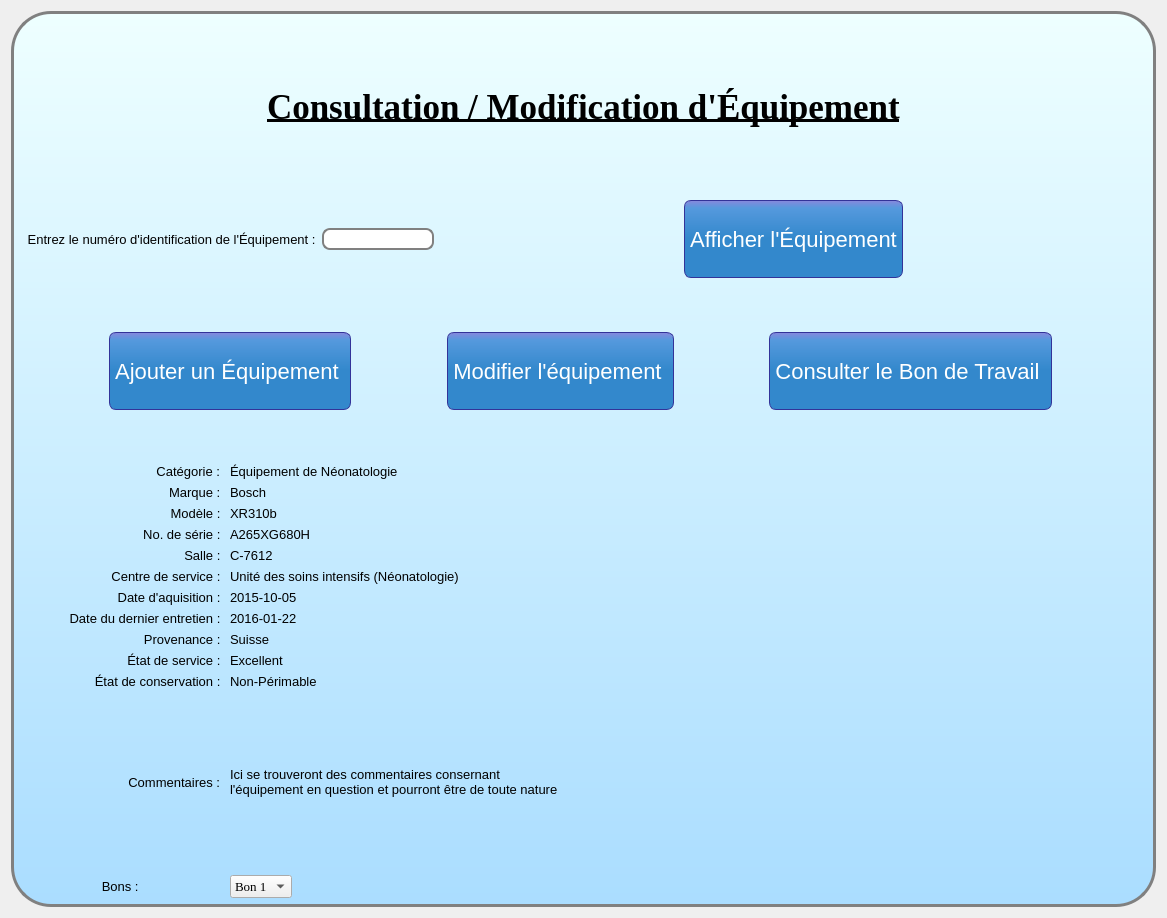
<?xml version="1.0" encoding="UTF-8"?>
<ui version="4.0">
 <class>BackgroundFrame</class>
 <widget class="QWidget" name="BackgroundFrame">
  <property name="geometry">
   <rect>
    <x>0</x>
    <y>0</y>
    <width>1167</width>
    <height>918</height>
   </rect>
  </property>
  <property name="windowTitle">
   <string>Form</string>
  </property>
  <property name="styleSheet">
   <string notr="true"/>
  </property>
  <layout class="QGridLayout" name="gridLayout">
   <item row="0" column="0">
    <widget class="QWidget" name="MainFrame" native="true">
     <property name="styleSheet">
      <string notr="true">#ConsultationEquip {
background: gray;
}

#MainFrame {
border: 3px solid gray;
border-radius: 40px;
background: QLinearGradient(x1: 0, y1: 0, x2: 0, y2: 1, stop: 0 #eff, stop: 1 #adf);
}
QLineEdit {
padding: 1px;
border-style: solid;
border: 2px solid gray;
border-radius: 8px;
min-width: 50px
}

QPushButton {
color: white;
background-color: QLinearGradient( x1: 0, y1: 0, x2: 0, y2: 1, stop: 0 #88d, stop: 0.1 #59d, stop: 0.49 #38c);
border-width: 1px;
border-color: #339;
border-style: solid;
border-radius: 7;
padding: 3px;
font-size: 22px;
font-police: Times New Roman;
padding-left: 5px;
padding-right: 5px;
min-width: 100px;
max-width: 330px;
min-height: 70px;
max-height: 70px;
}</string>
     </property>
     <layout class="QGridLayout" name="gridLayout_2">
      <item row="0" column="0" colspan="3">
       <layout class="QHBoxLayout" name="horizontalLayout">
        <item>
         <spacer name="horizontalSpacer">
          <property name="orientation">
           <enum>Qt::Horizontal</enum>
          </property>
          <property name="sizeHint" stdset="0">
           <size>
            <width>40</width>
            <height>20</height>
           </size>
          </property>
         </spacer>
        </item>
        <item>
         <widget class="QLabel" name="label">
          <property name="font">
           <font>
            <family>Times New Roman</family>
            <pointsize>26</pointsize>
            <weight>75</weight>
            <italic>false</italic>
            <bold>true</bold>
            <underline>true</underline>
           </font>
          </property>
          <property name="text">
           <string>Consultation / Modification d'Équipement</string>
          </property>
         </widget>
        </item>
        <item>
         <spacer name="horizontalSpacer_2">
          <property name="orientation">
           <enum>Qt::Horizontal</enum>
          </property>
          <property name="sizeHint" stdset="0">
           <size>
            <width>40</width>
            <height>20</height>
           </size>
          </property>
         </spacer>
        </item>
       </layout>
      </item>
      <item row="1" column="0" colspan="2">
       <layout class="QHBoxLayout" name="horizontalLayout_3">
        <item>
         <widget class="QLabel" name="label_6">
          <property name="font">
           <font>
            <pointsize>10</pointsize>
           </font>
          </property>
          <property name="text">
           <string>  Entrez le numéro d'identification de l'Équipement :</string>
          </property>
          <property name="alignment">
           <set>Qt::AlignCenter</set>
          </property>
         </widget>
        </item>
        <item>
         <widget class="QLineEdit" name="lineEdit"/>
        </item>
       </layout>
      </item>
      <item row="1" column="2">
       <layout class="QHBoxLayout" name="horizontalLayout_2">
        <item>
         <spacer name="horizontalSpacer_7">
          <property name="orientation">
           <enum>Qt::Horizontal</enum>
          </property>
          <property name="sizeHint" stdset="0">
           <size>
            <width>40</width>
            <height>20</height>
           </size>
          </property>
         </spacer>
        </item>
        <item>
         <widget class="QPushButton" name="pushButton_4">
          <property name="font">
           <font>
            <pointsize>-1</pointsize>
           </font>
          </property>
          <property name="text">
           <string>Afficher l'Équipement</string>
          </property>
          <property name="icon">
           <iconset>
            <normaloff>Refresh2.png</normaloff>Refresh2.png</iconset>
          </property>
          <property name="iconSize">
           <size>
            <width>60</width>
            <height>60</height>
           </size>
          </property>
         </widget>
        </item>
        <item>
         <spacer name="horizontalSpacer_8">
          <property name="orientation">
           <enum>Qt::Horizontal</enum>
          </property>
          <property name="sizeHint" stdset="0">
           <size>
            <width>40</width>
            <height>20</height>
           </size>
          </property>
         </spacer>
        </item>
       </layout>
      </item>
      <item row="2" column="0" colspan="3">
       <layout class="QHBoxLayout" name="horizontalLayout_4">
        <item>
         <spacer name="horizontalSpacer_3">
          <property name="orientation">
           <enum>Qt::Horizontal</enum>
          </property>
          <property name="sizeHint" stdset="0">
           <size>
            <width>40</width>
            <height>20</height>
           </size>
          </property>
         </spacer>
        </item>
        <item>
         <widget class="QPushButton" name="pushButton_8">
          <property name="font">
           <font>
            <pointsize>-1</pointsize>
           </font>
          </property>
          <property name="text">
           <string>Ajouter un Équipement </string>
          </property>
          <property name="icon">
           <iconset>
            <normaloff>Add-icon.png</normaloff>Add-icon.png</iconset>
          </property>
          <property name="iconSize">
           <size>
            <width>60</width>
            <height>60</height>
           </size>
          </property>
         </widget>
        </item>
        <item>
         <spacer name="horizontalSpacer_5">
          <property name="orientation">
           <enum>Qt::Horizontal</enum>
          </property>
          <property name="sizeHint" stdset="0">
           <size>
            <width>40</width>
            <height>20</height>
           </size>
          </property>
         </spacer>
        </item>
        <item>
         <widget class="QPushButton" name="pushButton_9">
          <property name="font">
           <font>
            <pointsize>-1</pointsize>
           </font>
          </property>
          <property name="text">
           <string>Modifier l'équipement </string>
          </property>
          <property name="icon">
           <iconset>
            <normaloff>Modify-icon.png</normaloff>Modify-icon.png</iconset>
          </property>
          <property name="iconSize">
           <size>
            <width>60</width>
            <height>60</height>
           </size>
          </property>
         </widget>
        </item>
        <item>
         <spacer name="horizontalSpacer_6">
          <property name="orientation">
           <enum>Qt::Horizontal</enum>
          </property>
          <property name="sizeHint" stdset="0">
           <size>
            <width>40</width>
            <height>20</height>
           </size>
          </property>
         </spacer>
        </item>
        <item>
         <widget class="QPushButton" name="pushButton_10">
          <property name="font">
           <font>
            <pointsize>-1</pointsize>
           </font>
          </property>
          <property name="text">
           <string>Consulter le Bon de Travail </string>
          </property>
          <property name="icon">
           <iconset>
            <selectedon>view-icon2.png</selectedon>
           </iconset>
          </property>
          <property name="iconSize">
           <size>
            <width>60</width>
            <height>60</height>
           </size>
          </property>
         </widget>
        </item>
        <item>
         <spacer name="horizontalSpacer_4">
          <property name="orientation">
           <enum>Qt::Horizontal</enum>
          </property>
          <property name="sizeHint" stdset="0">
           <size>
            <width>40</width>
            <height>20</height>
           </size>
          </property>
         </spacer>
        </item>
        <item>
         <widget class="QFrame" name="frame">
          <property name="frameShape">
           <enum>QFrame::StyledPanel</enum>
          </property>
          <property name="frameShadow">
           <enum>QFrame::Raised</enum>
          </property>
         </widget>
        </item>
       </layout>
      </item>
      <item row="3" column="0">
       <layout class="QVBoxLayout" name="verticalLayout">
        <item alignment="Qt::AlignRight">
         <widget class="QLabel" name="label_5">
          <property name="font">
           <font>
            <pointsize>10</pointsize>
           </font>
          </property>
          <property name="text">
           <string>Catégorie : </string>
          </property>
          <property name="alignment">
           <set>Qt::AlignCenter</set>
          </property>
         </widget>
        </item>
        <item alignment="Qt::AlignRight">
         <widget class="QLabel" name="label_28">
          <property name="font">
           <font>
            <pointsize>10</pointsize>
           </font>
          </property>
          <property name="text">
           <string>Marque : </string>
          </property>
          <property name="alignment">
           <set>Qt::AlignCenter</set>
          </property>
         </widget>
        </item>
        <item>
         <widget class="QLabel" name="label_32">
          <property name="font">
           <font>
            <pointsize>10</pointsize>
           </font>
          </property>
          <property name="text">
           <string>Modèle : </string>
          </property>
          <property name="alignment">
           <set>Qt::AlignRight|Qt::AlignTrailing|Qt::AlignVCenter</set>
          </property>
         </widget>
        </item>
        <item>
         <widget class="QLabel" name="label_30">
          <property name="font">
           <font>
            <pointsize>10</pointsize>
           </font>
          </property>
          <property name="text">
           <string>No. de série : </string>
          </property>
          <property name="alignment">
           <set>Qt::AlignRight|Qt::AlignTrailing|Qt::AlignVCenter</set>
          </property>
         </widget>
        </item>
        <item>
         <widget class="QLabel" name="label_31">
          <property name="font">
           <font>
            <pointsize>10</pointsize>
           </font>
          </property>
          <property name="text">
           <string>Salle : </string>
          </property>
          <property name="alignment">
           <set>Qt::AlignRight|Qt::AlignTrailing|Qt::AlignVCenter</set>
          </property>
         </widget>
        </item>
        <item>
         <widget class="QLabel" name="label_33">
          <property name="font">
           <font>
            <pointsize>10</pointsize>
           </font>
          </property>
          <property name="text">
           <string>Centre de service : </string>
          </property>
          <property name="alignment">
           <set>Qt::AlignRight|Qt::AlignTrailing|Qt::AlignVCenter</set>
          </property>
         </widget>
        </item>
        <item>
         <widget class="QLabel" name="label_29">
          <property name="font">
           <font>
            <pointsize>10</pointsize>
           </font>
          </property>
          <property name="text">
           <string>Date d'aquisition : </string>
          </property>
          <property name="alignment">
           <set>Qt::AlignRight|Qt::AlignTrailing|Qt::AlignVCenter</set>
          </property>
         </widget>
        </item>
        <item>
         <widget class="QLabel" name="label_27">
          <property name="font">
           <font>
            <pointsize>10</pointsize>
           </font>
          </property>
          <property name="text">
           <string>Date du dernier entretien : </string>
          </property>
          <property name="alignment">
           <set>Qt::AlignRight|Qt::AlignTrailing|Qt::AlignVCenter</set>
          </property>
         </widget>
        </item>
        <item>
         <widget class="QLabel" name="label_26">
          <property name="font">
           <font>
            <pointsize>10</pointsize>
           </font>
          </property>
          <property name="text">
           <string>Provenance : </string>
          </property>
          <property name="alignment">
           <set>Qt::AlignRight|Qt::AlignTrailing|Qt::AlignVCenter</set>
          </property>
         </widget>
        </item>
        <item>
         <widget class="QLabel" name="label_14">
          <property name="font">
           <font>
            <pointsize>10</pointsize>
           </font>
          </property>
          <property name="text">
           <string>État de service : </string>
          </property>
          <property name="alignment">
           <set>Qt::AlignRight|Qt::AlignTrailing|Qt::AlignVCenter</set>
          </property>
         </widget>
        </item>
        <item>
         <widget class="QLabel" name="label_17">
          <property name="font">
           <font>
            <pointsize>10</pointsize>
           </font>
          </property>
          <property name="text">
           <string>État de conservation : </string>
          </property>
          <property name="alignment">
           <set>Qt::AlignRight|Qt::AlignTrailing|Qt::AlignVCenter</set>
          </property>
         </widget>
        </item>
       </layout>
      </item>
      <item row="3" column="1" colspan="2">
       <layout class="QVBoxLayout" name="verticalLayout_2">
        <item>
         <widget class="QLabel" name="label_7">
          <property name="font">
           <font>
            <pointsize>10</pointsize>
           </font>
          </property>
          <property name="text">
           <string>Équipement de Néonatologie</string>
          </property>
          <property name="alignment">
           <set>Qt::AlignLeading|Qt::AlignLeft|Qt::AlignVCenter</set>
          </property>
         </widget>
        </item>
        <item>
         <widget class="QLabel" name="label_35">
          <property name="font">
           <font>
            <pointsize>10</pointsize>
           </font>
          </property>
          <property name="text">
           <string>Bosch</string>
          </property>
          <property name="alignment">
           <set>Qt::AlignLeading|Qt::AlignLeft|Qt::AlignVCenter</set>
          </property>
         </widget>
        </item>
        <item>
         <widget class="QLabel" name="label_36">
          <property name="font">
           <font>
            <pointsize>10</pointsize>
           </font>
          </property>
          <property name="text">
           <string>XR310b</string>
          </property>
          <property name="alignment">
           <set>Qt::AlignLeading|Qt::AlignLeft|Qt::AlignVCenter</set>
          </property>
         </widget>
        </item>
        <item>
         <widget class="QLabel" name="label_37">
          <property name="font">
           <font>
            <pointsize>10</pointsize>
           </font>
          </property>
          <property name="text">
           <string>A265XG680H</string>
          </property>
          <property name="alignment">
           <set>Qt::AlignLeading|Qt::AlignLeft|Qt::AlignVCenter</set>
          </property>
         </widget>
        </item>
        <item>
         <widget class="QLabel" name="label_38">
          <property name="font">
           <font>
            <pointsize>10</pointsize>
           </font>
          </property>
          <property name="text">
           <string>C-7612</string>
          </property>
          <property name="alignment">
           <set>Qt::AlignLeading|Qt::AlignLeft|Qt::AlignVCenter</set>
          </property>
         </widget>
        </item>
        <item>
         <widget class="QLabel" name="label_39">
          <property name="font">
           <font>
            <pointsize>10</pointsize>
           </font>
          </property>
          <property name="text">
           <string>Unité des soins intensifs (Néonatologie)</string>
          </property>
          <property name="alignment">
           <set>Qt::AlignLeading|Qt::AlignLeft|Qt::AlignVCenter</set>
          </property>
         </widget>
        </item>
        <item>
         <widget class="QLabel" name="label_40">
          <property name="font">
           <font>
            <pointsize>10</pointsize>
           </font>
          </property>
          <property name="text">
           <string>2015-10-05</string>
          </property>
          <property name="alignment">
           <set>Qt::AlignLeading|Qt::AlignLeft|Qt::AlignVCenter</set>
          </property>
         </widget>
        </item>
        <item>
         <widget class="QLabel" name="label_41">
          <property name="font">
           <font>
            <pointsize>10</pointsize>
           </font>
          </property>
          <property name="text">
           <string>2016-01-22</string>
          </property>
          <property name="alignment">
           <set>Qt::AlignLeading|Qt::AlignLeft|Qt::AlignVCenter</set>
          </property>
         </widget>
        </item>
        <item>
         <widget class="QLabel" name="label_42">
          <property name="font">
           <font>
            <pointsize>10</pointsize>
           </font>
          </property>
          <property name="text">
           <string>Suisse</string>
          </property>
          <property name="alignment">
           <set>Qt::AlignLeading|Qt::AlignLeft|Qt::AlignVCenter</set>
          </property>
         </widget>
        </item>
        <item>
         <widget class="QLabel" name="label_43">
          <property name="font">
           <font>
            <pointsize>10</pointsize>
           </font>
          </property>
          <property name="text">
           <string>Excellent</string>
          </property>
          <property name="alignment">
           <set>Qt::AlignLeading|Qt::AlignLeft|Qt::AlignVCenter</set>
          </property>
         </widget>
        </item>
        <item>
         <widget class="QLabel" name="label_44">
          <property name="font">
           <font>
            <pointsize>10</pointsize>
           </font>
          </property>
          <property name="text">
           <string>Non-Périmable</string>
          </property>
          <property name="alignment">
           <set>Qt::AlignLeading|Qt::AlignLeft|Qt::AlignVCenter</set>
          </property>
         </widget>
        </item>
       </layout>
      </item>
      <item row="4" column="0">
       <layout class="QHBoxLayout" name="horizontalLayout_7">
        <item alignment="Qt::AlignRight">
         <widget class="QLabel" name="label_34">
          <property name="font">
           <font>
            <pointsize>10</pointsize>
           </font>
          </property>
          <property name="text">
           <string>Commentaires : </string>
          </property>
          <property name="alignment">
           <set>Qt::AlignCenter</set>
          </property>
         </widget>
        </item>
       </layout>
      </item>
      <item row="4" column="1" colspan="2">
       <layout class="QHBoxLayout" name="horizontalLayout_5">
        <item>
         <widget class="QLabel" name="label_45">
          <property name="font">
           <font>
            <pointsize>10</pointsize>
           </font>
          </property>
          <property name="text">
           <string>Ici se trouveront des commentaires consernant
l'équipement en question et pourront être de toute nature</string>
          </property>
          <property name="alignment">
           <set>Qt::AlignLeading|Qt::AlignLeft|Qt::AlignVCenter</set>
          </property>
         </widget>
        </item>
       </layout>
      </item>
      <item row="5" column="0">
       <layout class="QHBoxLayout" name="horizontalLayout_8">
        <item>
         <widget class="QLabel" name="label_46">
          <property name="font">
           <font>
            <pointsize>10</pointsize>
           </font>
          </property>
          <property name="text">
           <string>Bons : </string>
          </property>
          <property name="alignment">
           <set>Qt::AlignCenter</set>
          </property>
         </widget>
        </item>
       </layout>
      </item>
      <item row="5" column="1">
       <layout class="QHBoxLayout" name="horizontalLayout_6">
        <item alignment="Qt::AlignLeft">
         <widget class="QComboBox" name="comboBox">
          <property name="font">
           <font>
            <family>Times New Roman</family>
            <pointsize>10</pointsize>
           </font>
          </property>
          <property name="maxCount">
           <number>2147483645</number>
          </property>
          <property name="sizeAdjustPolicy">
           <enum>QComboBox::AdjustToContentsOnFirstShow</enum>
          </property>
          <item>
           <property name="text">
            <string>Bon 1</string>
           </property>
           <property name="icon">
            <iconset>
             <normaloff>view-icon.png</normaloff>view-icon.png</iconset>
           </property>
          </item>
          <item>
           <property name="text">
            <string>Bon 2</string>
           </property>
          </item>
          <item>
           <property name="text">
            <string>Bon 3</string>
           </property>
          </item>
         </widget>
        </item>
       </layout>
      </item>
     </layout>
     <zorder></zorder>
     <zorder></zorder>
     <zorder></zorder>
    </widget>
   </item>
  </layout>
 </widget>
 <resources/>
 <connections/>
</ui>
